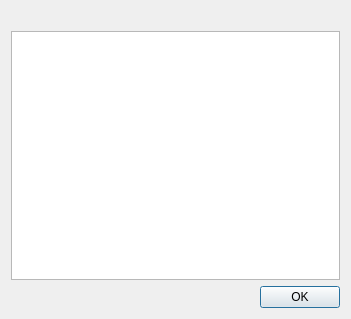
<?xml version="1.0" encoding="UTF-8"?>
<ui version="4.0">
 <class>PluginErrors</class>
 <widget class="QDialog" name="PluginErrors">
  <property name="geometry">
   <rect>
    <x>0</x>
    <y>0</y>
    <width>351</width>
    <height>319</height>
   </rect>
  </property>
  <property name="windowTitle">
   <string>Plugin Errors</string>
  </property>
  <property name="windowIcon">
   <iconset resource="resources.qrc">
    <normaloff>:/mapclient/images/icon-app.png</normaloff>:/mapclient/images/icon-app.png</iconset>
  </property>
  <layout class="QVBoxLayout" name="verticalLayout">
   <item>
    <widget class="QLabel" name="label">
     <property name="text">
      <string/>
     </property>
     <property name="wordWrap">
      <bool>true</bool>
     </property>
    </widget>
   </item>
   <item>
    <widget class="QListWidget" name="listWidget">
     <property name="editTriggers">
      <set>QAbstractItemView::NoEditTriggers</set>
     </property>
     <property name="textElideMode">
      <enum>Qt::ElideMiddle</enum>
     </property>
    </widget>
   </item>
   <item>
    <layout class="QHBoxLayout" name="horizontalLayout">
     <item>
      <spacer name="horizontalSpacer">
       <property name="orientation">
        <enum>Qt::Horizontal</enum>
       </property>
       <property name="sizeHint" stdset="0">
        <size>
         <width>288</width>
         <height>20</height>
        </size>
       </property>
      </spacer>
     </item>
     <item>
      <widget class="QPushButton" name="pushButton">
       <property name="text">
        <string>OK</string>
       </property>
      </widget>
     </item>
    </layout>
   </item>
  </layout>
 </widget>
 <resources>
  <include location="resources.qrc"/>
 </resources>
 <connections>
  <connection>
   <sender>pushButton</sender>
   <signal>clicked()</signal>
   <receiver>PluginErrors</receiver>
   <slot>close()</slot>
   <hints>
    <hint type="sourcelabel">
     <x>602</x>
     <y>228</y>
    </hint>
    <hint type="destinationlabel">
     <x>324</x>
     <y>124</y>
    </hint>
   </hints>
  </connection>
 </connections>
</ui>
